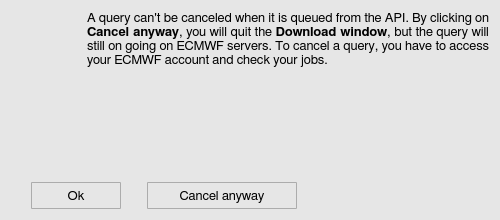
<?xml version="1.0" encoding="UTF-8"?>
<ui version="4.0">
 <class>cancelWindow</class>
 <widget class="QWidget" name="cancelWindow">
  <property name="geometry">
   <rect>
    <x>0</x>
    <y>0</y>
    <width>500</width>
    <height>220</height>
   </rect>
  </property>
  <property name="minimumSize">
   <size>
    <width>500</width>
    <height>220</height>
   </size>
  </property>
  <property name="maximumSize">
   <size>
    <width>500</width>
    <height>220</height>
   </size>
  </property>
  <property name="font">
   <font>
    <family>FreeSans</family>
    <pointsize>10</pointsize>
    <stylestrategy>PreferAntialias</stylestrategy>
    <kerning>true</kerning>
   </font>
  </property>
  <property name="windowTitle">
   <string>Warning</string>
  </property>
  <property name="windowIcon">
   <iconset>
    <normaloff>icons/warning_popup_icon.svg</normaloff>icons/warning_popup_icon.svg</iconset>
  </property>
  <property name="styleSheet">
   <string notr="true">QWidget {
	background-color: rgb(230,230,230);
}</string>
  </property>
  <layout class="QGridLayout" name="gridLayout">
   <item row="0" column="0">
    <layout class="QVBoxLayout" name="verticalLayout">
     <item>
      <layout class="QHBoxLayout" name="horizontalLayout">
       <item>
        <layout class="QVBoxLayout" name="verticalLayout_2">
         <item>
          <widget class="QLabel" name="cw_label_2">
           <property name="minimumSize">
            <size>
             <width>50</width>
             <height>50</height>
            </size>
           </property>
           <property name="maximumSize">
            <size>
             <width>50</width>
             <height>50</height>
            </size>
           </property>
           <property name="text">
            <string/>
           </property>
           <property name="pixmap">
            <pixmap>icons/warning_popup_icon.svg</pixmap>
           </property>
           <property name="scaledContents">
            <bool>true</bool>
           </property>
          </widget>
         </item>
         <item>
          <spacer name="verticalSpacer_3">
           <property name="orientation">
            <enum>Qt::Vertical</enum>
           </property>
           <property name="sizeHint" stdset="0">
            <size>
             <width>20</width>
             <height>18</height>
            </size>
           </property>
          </spacer>
         </item>
        </layout>
       </item>
       <item>
        <spacer name="horizontalSpacer">
         <property name="orientation">
          <enum>Qt::Horizontal</enum>
         </property>
         <property name="sizeType">
          <enum>QSizePolicy::Fixed</enum>
         </property>
         <property name="sizeHint" stdset="0">
          <size>
           <width>20</width>
           <height>20</height>
          </size>
         </property>
        </spacer>
       </item>
       <item>
        <widget class="QLabel" name="cw_label_1">
         <property name="sizePolicy">
          <sizepolicy hsizetype="Expanding" vsizetype="Preferred">
           <horstretch>0</horstretch>
           <verstretch>0</verstretch>
          </sizepolicy>
         </property>
         <property name="minimumSize">
          <size>
           <width>0</width>
           <height>0</height>
          </size>
         </property>
         <property name="maximumSize">
          <size>
           <width>16777215</width>
           <height>16777215</height>
          </size>
         </property>
         <property name="font">
          <font>
           <family>FreeSans</family>
           <pointsize>10</pointsize>
           <weight>50</weight>
           <bold>false</bold>
           <stylestrategy>PreferAntialias</stylestrategy>
           <kerning>true</kerning>
          </font>
         </property>
         <property name="text">
          <string>&lt;html&gt;&lt;head/&gt;&lt;body&gt;&lt;p align=&quot;justify&quot;&gt;A query can't be canceled when it is queued from the API. By clicking on &lt;span style=&quot; font-weight:600;&quot;&gt;Cancel anyway&lt;/span&gt;, you will quit the &lt;span style=&quot; font-weight:600;&quot;&gt;Download window&lt;/span&gt;, but the query will still on going on ECMWF servers. To cancel a query, you have to access your ECMWF account and check your jobs.&lt;/p&gt;&lt;/body&gt;&lt;/html&gt;</string>
         </property>
         <property name="alignment">
          <set>Qt::AlignLeading|Qt::AlignLeft|Qt::AlignTop</set>
         </property>
         <property name="wordWrap">
          <bool>true</bool>
         </property>
        </widget>
       </item>
      </layout>
     </item>
     <item>
      <spacer name="verticalSpacer">
       <property name="orientation">
        <enum>Qt::Vertical</enum>
       </property>
       <property name="sizeType">
        <enum>QSizePolicy::Fixed</enum>
       </property>
       <property name="sizeHint" stdset="0">
        <size>
         <width>20</width>
         <height>13</height>
        </size>
       </property>
      </spacer>
     </item>
     <item>
      <layout class="QHBoxLayout" name="horizontalLayout_2">
       <item>
        <spacer name="horizontalSpacer_4">
         <property name="orientation">
          <enum>Qt::Horizontal</enum>
         </property>
         <property name="sizeType">
          <enum>QSizePolicy::Fixed</enum>
         </property>
         <property name="sizeHint" stdset="0">
          <size>
           <width>20</width>
           <height>20</height>
          </size>
         </property>
        </spacer>
       </item>
       <item>
        <widget class="QToolButton" name="cw_okButton">
         <property name="minimumSize">
          <size>
           <width>90</width>
           <height>27</height>
          </size>
         </property>
         <property name="maximumSize">
          <size>
           <width>90</width>
           <height>27</height>
          </size>
         </property>
         <property name="font">
          <font>
           <family>FreeSans</family>
           <pointsize>10</pointsize>
           <weight>50</weight>
           <bold>false</bold>
           <stylestrategy>PreferDefault</stylestrategy>
           <kerning>true</kerning>
          </font>
         </property>
         <property name="styleSheet">
          <string notr="true">QToolButton {
	border: 1px solid #acacac;
	border-radius: 1px;
	background-color: qlineargradient(x1:0, y1:0, x2:0, y2:1,
									stop:0 #f0f0f0, stop:1 #e5e5e5);
}

QToolButton:hover {
	border: 1px solid #7eb4ea;
	border-radius: 1px;
	background-color: qlineargradient(x1:0, y1:0, x2:0, y2:1,
									stop:0 #ecf4fc, stop:1 #dcecfc);
}

QToolButton:pressed {
	border: 1px solid #579de5;
	border-radius: 1px;
	background-color: qlineargradient(x1:0, y1:0, x2:0, y2:1,
									stop:0 #daecfc, stop:1 #c4e0fc);
}</string>
         </property>
         <property name="text">
          <string>Ok</string>
         </property>
         <property name="toolButtonStyle">
          <enum>Qt::ToolButtonTextOnly</enum>
         </property>
        </widget>
       </item>
       <item>
        <spacer name="horizontalSpacer_3">
         <property name="orientation">
          <enum>Qt::Horizontal</enum>
         </property>
         <property name="sizeType">
          <enum>QSizePolicy::Fixed</enum>
         </property>
         <property name="sizeHint" stdset="0">
          <size>
           <width>20</width>
           <height>20</height>
          </size>
         </property>
        </spacer>
       </item>
       <item>
        <widget class="QToolButton" name="cw_cancelButton">
         <property name="minimumSize">
          <size>
           <width>150</width>
           <height>27</height>
          </size>
         </property>
         <property name="maximumSize">
          <size>
           <width>150</width>
           <height>27</height>
          </size>
         </property>
         <property name="font">
          <font>
           <family>FreeSans</family>
           <pointsize>10</pointsize>
           <weight>50</weight>
           <bold>false</bold>
           <stylestrategy>PreferDefault</stylestrategy>
           <kerning>true</kerning>
          </font>
         </property>
         <property name="styleSheet">
          <string notr="true">QToolButton {
	border: 1px solid #acacac;
	border-radius: 1px;
	background-color: qlineargradient(x1:0, y1:0, x2:0, y2:1,
									stop:0 #f0f0f0, stop:1 #e5e5e5);
}

QToolButton:hover {
	border: 1px solid #7eb4ea;
	border-radius: 1px;
	background-color: qlineargradient(x1:0, y1:0, x2:0, y2:1,
									stop:0 #ecf4fc, stop:1 #dcecfc);
}

QToolButton:pressed {
	border: 1px solid #579de5;
	border-radius: 1px;
	background-color: qlineargradient(x1:0, y1:0, x2:0, y2:1,
									stop:0 #daecfc, stop:1 #c4e0fc);
}</string>
         </property>
         <property name="text">
          <string>Cancel anyway</string>
         </property>
         <property name="toolButtonStyle">
          <enum>Qt::ToolButtonTextOnly</enum>
         </property>
        </widget>
       </item>
       <item>
        <spacer name="horizontalSpacer_2">
         <property name="orientation">
          <enum>Qt::Horizontal</enum>
         </property>
         <property name="sizeType">
          <enum>QSizePolicy::Expanding</enum>
         </property>
         <property name="sizeHint" stdset="0">
          <size>
           <width>20</width>
           <height>20</height>
          </size>
         </property>
        </spacer>
       </item>
      </layout>
     </item>
    </layout>
   </item>
  </layout>
 </widget>
 <resources/>
 <connections/>
</ui>
